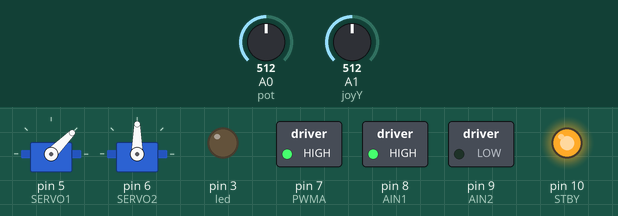
Bench run of a sketch on a simulated Arduino Uno, built with avr-gcc and run on an emulated ATmega328P. Parts: 2 × servo, switched loads named in the sketch (green lamp = pin HIGH), output pins drawn as LEDs (lit = HIGH). The inputs (shaded band) are chosen by the test bench; at power-on: A0 (pot) = 512, A1 (joyY) = 512. Random numbers use the default seed unless the sketch sets one; what the sketch prints to the serial monitor is not drawn.

Above: at 1.2 s.
1.3 s: A0 (pot) set to 716
At 2.0 s:
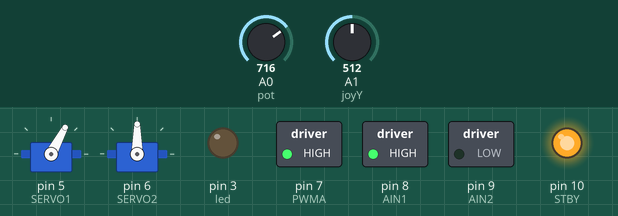
2.8 s: A1 (joyY) set to 716
At 3.1 s:
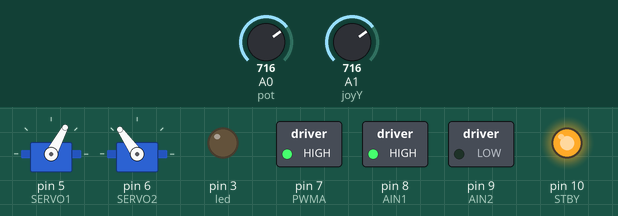
4.3 s: A1 (joyY) set to 900
At 5.4 s:
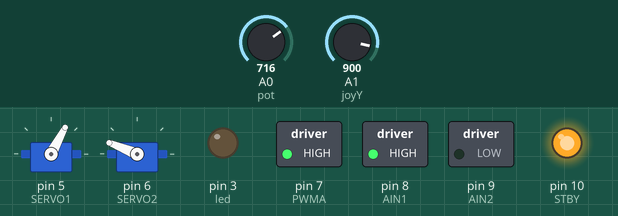
5.8 s: A0 (pot) set to 511
At 6.6 s:
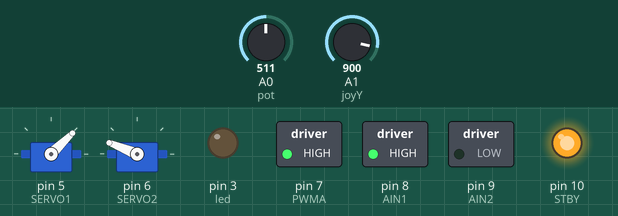
7.3 s: A1 (joyY) set to 1023
At 7.7 s:
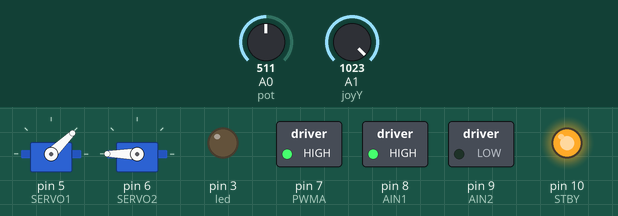
10.3 s: A0 (pot) set to 306
Timing chart, 0 to 21.5 s (numbered marks = the images above; inputs shaded):
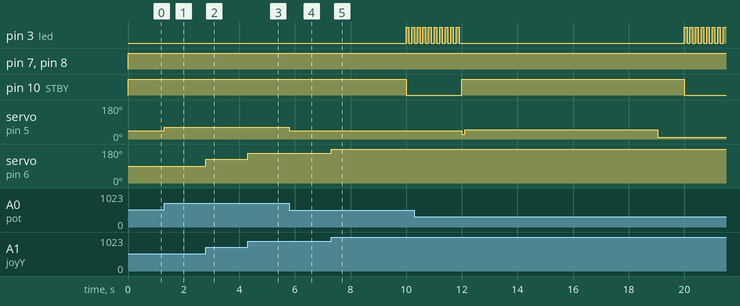

The sketch:

Periodgame_161118.ino
```cpp
// (licence header left out)
#include <Servo.h>
Servo servo1;
Servo servo2; // create servo object to control 2 servos

//motor A connected between A01 and A02, no second motor

//Motor A
int STBY = 10; //standby
int PWMA = 7; //Speed control
int AIN1 = 8; //Direction
int AIN2 = 9; //Direction

//Servo 1 & 2 variables
const int SERVO1 = 5;
const int SERVO2 = 6;
//Potentiometer and Joystcik
const int pot = A0;
const int joyY = A1; // analog pin connected to Y output
//LED
const int led = 3;

int potVal, rotate, joyVal, joystick;
int servoCounter1 = 0;
//int servoCounter2 = 0;
int randAngle1 = 0;
//int randAngle2 = 0;
int randTime1 = 10000;
//int randTime2 = randTime1;

int pumpSpeed = 255;

unsigned long lastMillis = 0;
unsigned long currentMillis;
const unsigned long stopGame = 10000;

void servo_pot(int Val) {
  //mapping the potentiometer value to degrees of servo angle
  rotate = map(Val, 0, 1023, 0, 90);

  if (servoCounter1 >= randTime1) {
    // a random angle is added with the random interval randTime1
    randTime1 = random(5000, 10000);
    randAngle1 = random(-25, 25);
    servoCounter1 = 0;
  }
  int angle = rotate + randAngle1;
  servo1.write(angle);
  //servo2.write(angle);

  // rotate2 = map(Val2, 0, 1023, 0, 70);
  /*if (servoCounter2 >= randTime2) {
    randTime2 = random(5000, 10000);
      Serial.println(randTime2);
    randAngle2 = random(-30, 30);
    servoCounter2 = 0;
    }
    servo2.write(rotate2 + randAngle2);*/
}
void servo_joystick(int Val) {
  //mapping the joystick values to degrees of servo rotational angle
  joystick = map(joyVal, 0, 1023, 0, 180);

  servo2.write(joystick);
  //Serial.println(joystick);

}
void pump_move(int speed, int direction) {
  //Move specific motor at speed and direction
  //motor: 0 for B 1 for A
  //speed: 0 is off, and 255 is full speed
  //direction: 0 clockwise, 1 counter-clockwise

  digitalWrite(STBY, HIGH); //disable standby

  boolean inPin1 = LOW;
  boolean inPin2 = HIGH;

  if (direction == 1) {
    inPin1 = HIGH;
    inPin2 = LOW;
  }
  else{
    inPin1 = LOW;
    inPin2 = HIGH;
  }
  digitalWrite(AIN1, inPin1);
  digitalWrite(AIN2, inPin2);
  analogWrite(PWMA, speed);
}

//boolean pump_mode() {
//  //enable standby
//  if(gameover == true){
//
//  }
//  else{
//
//  }
//}

void gameover() {
  Serial.println("game over");
  digitalWrite(STBY, LOW);
  // Variables will change:
  int i = 0;

  for (i = 0; i < 10; i++) {
    Serial.println("blinking");
    // if the LED is off turn it on and vice-versa:
    digitalWrite(led, HIGH);
    delay(100);
    digitalWrite(led, LOW);
    delay(100);
    // set the LED with the ledState of the variable:
  }
}

void setup() {
  Serial.begin(9600);// set up Serial library at 9600 bps Serial.println("Motor test!");
  Serial.println("Motor party!");

  servo1.attach(SERVO1);
  servo2.attach(SERVO2);

  pinMode(STBY, OUTPUT);
  pinMode(PWMA, OUTPUT);
  pinMode(AIN1, OUTPUT);
  pinMode(AIN2, OUTPUT);
  pinMode(led, OUTPUT);

  digitalWrite(led, LOW);

  servo1.write(90);
  servo2.write(90);
}

void loop() {
  servoCounter1 ++;
  //servoCounter2 ++;
  // reading the potentiometer and sending to servo
  potVal = analogRead(pot);
  joyVal = analogRead(joyY);
  servo_pot(potVal);
  servo_joystick(joyVal);
  // Serial.println(potVal1);

  pump_move(pumpSpeed, 1); //motor 1, full speed, left
  currentMillis = millis();  //get the current millisecond

  if (currentMillis - lastMillis == stopGame) {
    Serial.println("FINISH!");
    gameover();
    Serial.println(lastMillis);
    Serial.println(currentMillis);
    lastMillis = currentMillis;
  }
}
```

Measured:
- after the input at 1.3 s, servo on pin 5 (SERVO1): 45° → 62° at once
- after the input at 2.8 s, servo on pin 6 (SERVO2): 90° → 125° at once
- after the input at 4.3 s, servo on pin 6 (SERVO2): 125° → 158° at once
- after the input at 5.8 s, servo on pin 5 (SERVO1): 62° → 44° at once
- after the input at 7.3 s, servo on pin 6 (SERVO2): 158° → 180° at once
